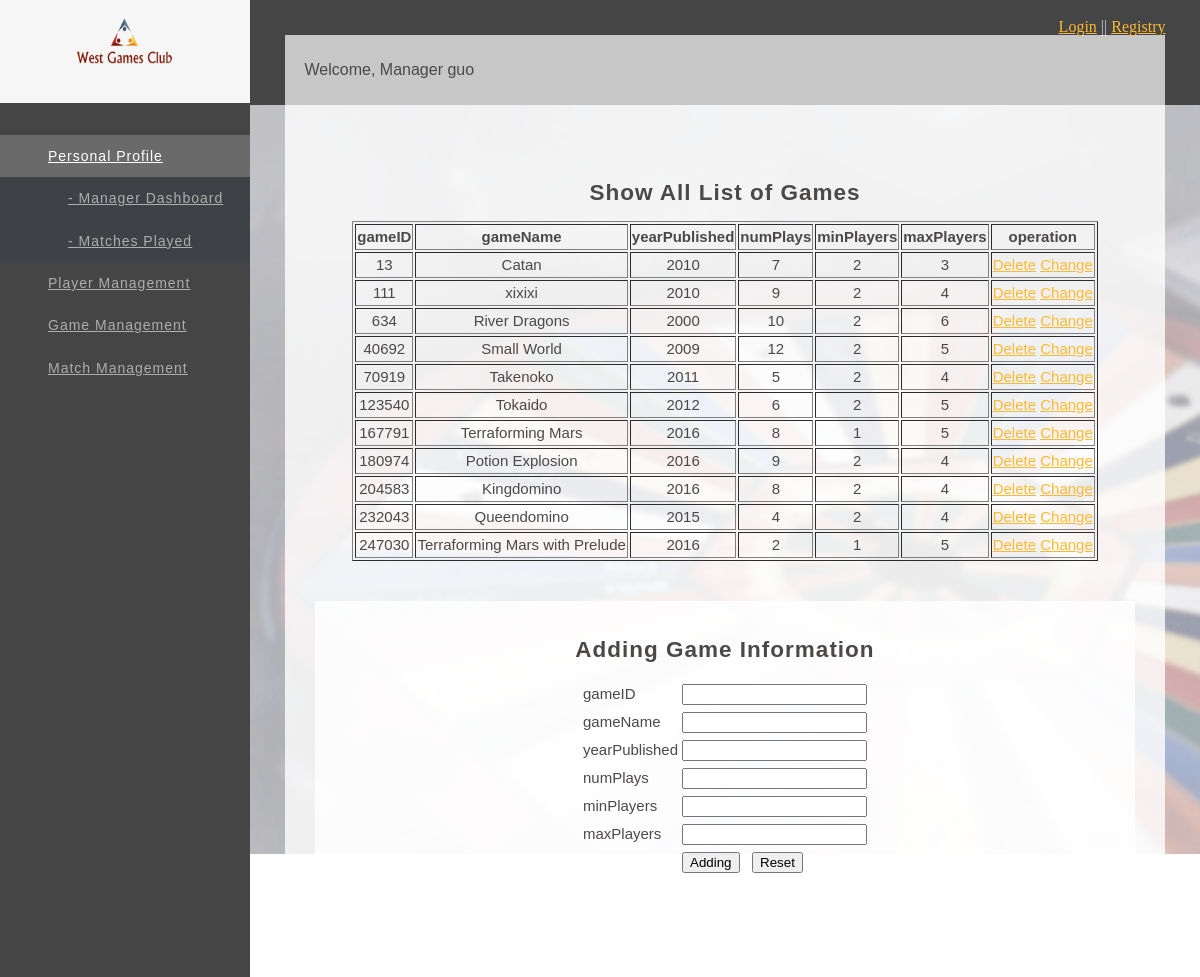
Screenshot of /WestGame/php/show_game.php (signed in) with the database file from the repository.
### tables this page shows
CREATE TABLE `Game` (
  `gameID` int(10) NOT NULL,
  `gameName` varchar(60) NOT NULL,
  `yearPublished` int(11) NOT NULL,
  `numPlays` int(11) NOT NULL,
  `minPlayers` int(11) NOT NULL,
  `maxPlayers` int(11) NOT NULL
);

### WestGame/php/show_game.php (the view, shortened to what this page needs)
<?php
$username = $_SESSION['username'];
    ?>
<!DOCTYPE html>
<html lang="en">
<head>
    <link rel="stylesheet" type="text/css" href="../css/manager.css">
</head>
<body>
<header>
    <div class="logo">
        <a href="index.php"><img src="../images/logo.png" height="80" width="100" /></a>
    </div>
    <nav>
        <ul id="leftNavigation">
            <li class="active"><a href="#">Personal Profile</a>
                <ul>
                    <li>
                        <a href="manager.php"><i></i> - Manager Dashboard</a>
                    </li>
                </ul>
                <ul>
                    <li>
                        <a href="index_manager.php"><i></i> - Matches Played</a>
                    </li>
                </ul>
            </li>
            <li><a href="#">Player Management</a>
            </li>
            <li><a href="#">Game Management</a>
            </li>
            <li><a href="#">Match Management</a>
            </li>
        </ul>
    </nav>
</header>
<section class="main clearfix">
    <section class="top">
        <div class="wrapper content_header clearfix">
            <p class="logincs"><a href="../html/login.html">Login</a> || <a href="../html/registry.html">Registry</a></p>
            <p class="title">Welcome, Manager <?php echo" ".$username;?> </p>
        </div>
    </section>
    <section class="wrapper">
        <div class="content">
            <H2><center>Show All List of Games</center></H2>
            <table id="showinfo" border="1">
                <tr>
                    <th>gameID</th>
                    <th>gameName</th>
                    <th>yearPublished</th>
                    <th>numPlays</th>
                    <th>minPlayers</th>
                    <th>maxPlayers</th>
                    <th>operation</th>
                </tr>
                <?php
                    require_once('../php/connect.php');
                    $sql = "SELECT * FROM Game";
                    foreach ($pdo->query($sql) as $row) {
                        echo "<tr>";
                        echo "<td>{$row['gameID']}</td>";
                        echo "<td>{$row['gameName']}</td>";
                        echo "<td>{$row['yearPublished']}</td>";
                        echo "<td>{$row['numPlays']}</td>";
                        echo "<td>{$row['minPlayers']}</td>";
                        echo "<td>{$row['maxPlayers']}</td>";
                        echo "<td>
                            <a href='javascript:doDel({$row['gameID']})'>Delete</a>
                            <a href='edit.php?gameID={$row['gameID']}'>Change</a>
                            </td>";
                        echo "</tr>";
                    }
                    ?>
            </table>
            <form id="addstu" name="addstu" method="post" action="action_game.php?action=add">
                <table id="addingtable">
                    <H2><center>Adding Game Information</center></H2>
                    <tr>
                        <td>gameID</td>
                        <td><input id="gameID" name="gameID" type="text"/></td>
                    </tr>
                    <tr>
                        <td>gameName</td>
                        <td><input id="gameName" name="gameName" type="text"/></td>
                    </tr>
                    <tr>
                        <td>yearPublished</td>
                        <td><input id="yearPublished" name="yearPublished" type="text"/></td>
                    </tr>
                    <tr>
                        <td>numPlays</td>
                        <td><input type="text" name="numPlays" id="numPlays"/></td>
                    </tr>
                    <tr>
                        <td>minPlayers</td>
                        <td><input id="minPlayers" name="minPlayers" type="text"/></td>
                    </tr>
                    <tr>
                        <td>maxPlayers</td>
                        <td><input id="maxPlayers" name="maxPlayers" type="text"/></td>
                    </tr>
                    <tr>
                        <td>&nbsp;</td>
                        <td><input type="submit" value="Adding"/>&nbsp;&nbsp;
                            <input type="reset" value="Reset"/>
                        </td>
                    </tr>
                </table>
            </form>
        </div>
    </section>
</section>
</body>
</html>

### WestGame/css/manager.css (style rules this page uses)
html, body, div, span iframe, h1, h2, h3, h4, h5, h6, p, img, ol, ul, li, form, label, header, hgroup, menu, nav, section { margin:0; padding:0; border:0; outline:0; font-size:100%; vertical-align:baseline; background:transparent; }
body { line-height:1; background: #fff; }
img { max-width: 100%; }
.wrapper { width: 92.72727272727273%; margin: 0 auto; }
header ul.social li a, .main .work a .caption, header nav ul li a { transition:all .1s linear; -webkit-transition:all .1s linear; -moz-transition:all .1s linear; -o-transition:all .1s linear; }
h1, h2, h3, h4, h5 ,h6 { color: #4b4848; font-family: Arial; letter-spacing: 1px; }
h2 { font-size: 1.5em; margin: .75em 0 }
h1, h2, h3, h4, h5, h6 { font-weight: bolder }
.clearfix:before, .clearfix:after { content: " "; display: table; }
.clearfix:after { clear: both; }
.clearfix { *zoom: 1; }
@media (min-width:1099px) { header { display: block; position: fixed; top: 0; left: 0; width: 250px; min-height: 100%; padding: 0 0 0 0px; background: #ffffff; float: left; overflow: hidden; z-index: 9999; background:#454545; } }
@media (min-width:1099px) { header .logo { padding-bottom: 20px; text-align:center; background-color: rgba(255, 255, 255, 0.95); } }
@media (min-width:1099px) { header nav ul { display: block; overflow: hidden; margin-top: 40px; list-style: none; } }
@media (min-width:1099px) { header nav ul li { display: block; margin-bottom: 0px; } }
@media (min-width:1099px) { header nav ul li a { color: #ffffff; font-family: arial; font-size: 14px; text-decoration: none; letter-spacing: 1px; line-height: 60px; padding-right: 40px; padding-left: 40px; } }
#leftNavigation { margin: 2rem 0; }
#leftNavigation, #leftNavigation li ul { list-style: none; padding: 0; }
#leftNavigation li a { display: block; padding: 0.8rem 1rem 0.8rem 3rem; color: #adadad; text-overflow: ellipsis; overflow: hidden; position: relative; transition: color 0.2s ease; }
#leftNavigation li a, #leftNavigation li a .leftNavIcon { line-height: 120%; }
#leftNavigation li ul { display: none; margin: 0; background-color: #3e4145; }
#leftNavigation li ul a { margin-left: 20px; }
#leftNavigation li.active > a { color: white; }
#leftNavigation li.active ul { display: block; }
#leftNavigation > li.active { background-color:rgba(255, 255, 255, 0.2); }
.main { display: flex; min-height: 100vh; flex-direction: column; width: 100%; height: 100%; padding-left: 250px; -moz-box-sizing: border-box; -webkit-box-sizing: border-box; box-sizing: border-box; position: relative; z-index: 55; background: #f6f6f6; clear: both; background: url('../images/londonwood.png') no-repeat; background-attachment: fixed; }
.top { width: 100%; height: 105px; overflow: hidden; display: block; position: relative; background: #454545; background-size: cover; -webkit-background-size: cover; -moz-background-size: cover; -o-background-size: cover; background-position: 50% 50%; }
.top .title { display: block; width: 100%; color: #4b4848; font-family: Arial; font-size: 16px; background: rgba(255, 255, 255, .7); padding: 20px; line-height: 30px; margin: 0!important; overflow: hidden; -webkit-box-sizing: border-box; -moz-box-sizing: border-box; -ms-box-sizing: border-box; box-sizing: border-box; }
.logincs { text-align:right; color:rgba(255, 255, 255, .7); }
a:link { color:#fdb933; text-decoration:underline; }
.content_header { position: absolute; bottom: 0; margin: 0 auto; left: 50%; margin-left: -46.36363636363637%; }
.content { flex: 1; color: #4b4848; font-family: Arial; font-size: 15px; line-height: 22px; padding: 60px 30px; background: rgba(255, 255, 255, .8); -webkit-box-sizing: border-box; -moz-box-sizing: border-box; -ms-box-sizing: border-box; box-sizing: border-box; }
#addstu { margin-top: 40px; padding-bottom: 40px; padding-top: 20px; line-height: 24px; font-size: 15px; background: rgba(255, 255, 255, .8); }
#addingtable { margin: 0 auto; width: 200px; }
#showinfo { margin: 0 auto; text-align: center; }

### rows the page displays
game: gameID "13", gameName "Catan", yearPublished "2010", numPlays "7", minPlayers "2", maxPlayers "3"
game: gameID "111", gameName "xixixi", yearPublished "2010", numPlays "9", minPlayers "2", maxPlayers "4"
game: gameID "634", gameName "River Dragons", yearPublished "2000", numPlays "10", minPlayers "2", maxPlayers "6"
game: gameID "40692", gameName "Small World", yearPublished "2009", numPlays "12", minPlayers "2", maxPlayers "5"
game: gameID "70919", gameName "Takenoko", yearPublished "2011", numPlays "5", minPlayers "2", maxPlayers "4"
game: gameID "123540", gameName "Tokaido", yearPublished "2012", numPlays "6", minPlayers "2", maxPlayers "5"
game: gameID "167791", gameName "Terraforming Mars", yearPublished "2016", numPlays "8", minPlayers "1", maxPlayers "5"
game: gameID "180974", gameName "Potion Explosion", yearPublished "2016", numPlays "9", minPlayers "2", maxPlayers "4"
game: gameID "204583", gameName "Kingdomino", yearPublished "2016", numPlays "8", minPlayers "2", maxPlayers "4"
game: gameID "232043", gameName "Queendomino", yearPublished "2015", numPlays "4", minPlayers "2", maxPlayers "4"
game: gameID "247030", gameName "Terraforming Mars with Prelude", yearPublished "2016", numPlays "2", minPlayers "1", maxPlayers "5"

### other values shown
$username "guo"
